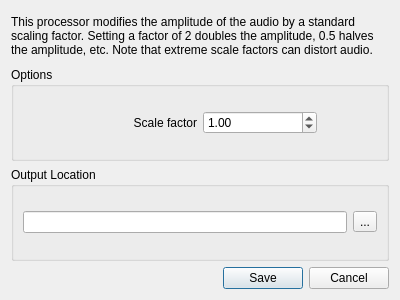
<?xml version="1.0" encoding="UTF-8"?>
<ui version="4.0">
 <class>GainDialog</class>
 <widget class="QDialog" name="GainDialog">
  <property name="windowModality">
   <enum>Qt::ApplicationModal</enum>
  </property>
  <property name="geometry">
   <rect>
    <x>0</x>
    <y>0</y>
    <width>400</width>
    <height>300</height>
   </rect>
  </property>
  <property name="sizePolicy">
   <sizepolicy hsizetype="Fixed" vsizetype="Fixed">
    <horstretch>0</horstretch>
    <verstretch>0</verstretch>
   </sizepolicy>
  </property>
  <property name="minimumSize">
   <size>
    <width>400</width>
    <height>300</height>
   </size>
  </property>
  <property name="windowTitle">
   <string>Processor: Gain</string>
  </property>
  <layout class="QVBoxLayout" name="verticalLayout_3">
   <item>
    <widget class="QLabel" name="description">
     <property name="maximumSize">
      <size>
       <width>16777215</width>
       <height>50</height>
      </size>
     </property>
     <property name="text">
      <string>This processor modifies the amplitude of the audio by a standard scaling factor. Setting a factor of 2 doubles the amplitude, 0.5 halves the amplitude, etc. Note that extreme scale factors can distort audio.</string>
     </property>
     <property name="wordWrap">
      <bool>true</bool>
     </property>
    </widget>
   </item>
   <item>
    <widget class="QGroupBox" name="groupBox_2">
     <property name="title">
      <string>Options</string>
     </property>
     <layout class="QVBoxLayout" name="verticalLayout">
      <item>
       <layout class="QHBoxLayout" name="horizontalLayout_2">
        <item>
         <spacer name="horizontalSpacer">
          <property name="orientation">
           <enum>Qt::Horizontal</enum>
          </property>
          <property name="sizeType">
           <enum>QSizePolicy::Fixed</enum>
          </property>
          <property name="sizeHint" stdset="0">
           <size>
            <width>60</width>
            <height>20</height>
           </size>
          </property>
         </spacer>
        </item>
        <item>
         <widget class="QLabel" name="scaleFactorLabel">
          <property name="text">
           <string>Scale factor</string>
          </property>
          <property name="alignment">
           <set>Qt::AlignRight|Qt::AlignTrailing|Qt::AlignVCenter</set>
          </property>
         </widget>
        </item>
        <item>
         <widget class="QDoubleSpinBox" name="scaleFactor">
          <property name="singleStep">
           <double>0.100000000000000</double>
          </property>
          <property name="value">
           <double>1.000000000000000</double>
          </property>
         </widget>
        </item>
        <item>
         <spacer name="horizontalSpacer_2">
          <property name="orientation">
           <enum>Qt::Horizontal</enum>
          </property>
          <property name="sizeType">
           <enum>QSizePolicy::Fixed</enum>
          </property>
          <property name="sizeHint" stdset="0">
           <size>
            <width>60</width>
            <height>20</height>
           </size>
          </property>
         </spacer>
        </item>
       </layout>
      </item>
     </layout>
    </widget>
   </item>
   <item>
    <widget class="QGroupBox" name="groupBox">
     <property name="title">
      <string>Output Location</string>
     </property>
     <layout class="QVBoxLayout" name="verticalLayout_2">
      <item>
       <layout class="QHBoxLayout" name="horizontalLayout">
        <item>
         <widget class="QLineEdit" name="outputPath"/>
        </item>
        <item>
         <widget class="QToolButton" name="pathDialogButton">
          <property name="text">
           <string>...</string>
          </property>
          <property name="icon">
           <iconset resource="../resources/resources.qrc">
            <normaloff>:/images/OneDrive_Folder_Icon.svg.png</normaloff>:/images/OneDrive_Folder_Icon.svg.png</iconset>
          </property>
         </widget>
        </item>
       </layout>
      </item>
     </layout>
    </widget>
   </item>
   <item>
    <widget class="QDialogButtonBox" name="dialogButtons">
     <property name="orientation">
      <enum>Qt::Horizontal</enum>
     </property>
     <property name="standardButtons">
      <set>QDialogButtonBox::Cancel|QDialogButtonBox::Save</set>
     </property>
    </widget>
   </item>
  </layout>
 </widget>
 <resources>
  <include location="../resources/resources.qrc"/>
 </resources>
 <connections>
  <connection>
   <sender>dialogButtons</sender>
   <signal>accepted()</signal>
   <receiver>GainDialog</receiver>
   <slot>accept()</slot>
   <hints>
    <hint type="sourcelabel">
     <x>248</x>
     <y>254</y>
    </hint>
    <hint type="destinationlabel">
     <x>157</x>
     <y>274</y>
    </hint>
   </hints>
  </connection>
  <connection>
   <sender>dialogButtons</sender>
   <signal>rejected()</signal>
   <receiver>GainDialog</receiver>
   <slot>reject()</slot>
   <hints>
    <hint type="sourcelabel">
     <x>316</x>
     <y>260</y>
    </hint>
    <hint type="destinationlabel">
     <x>286</x>
     <y>274</y>
    </hint>
   </hints>
  </connection>
 </connections>
</ui>
